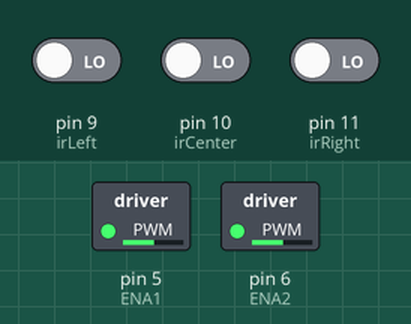
The sketch below on a simulated Arduino Uno, built with avr-gcc and run on an emulated ATmega328P. On the bench: switched loads named in the sketch (green lamp = pin HIGH). The inputs (shaded band) are chosen by the test bench; at power-on: pin 9 (irLeft) LOW, pin 10 (irCenter) LOW, pin 11 (irRight) LOW. Pins used as bus, display or sensor lines are not drawn.

Above: at 1.2 s.
1.3 s: pin 9 (irLeft) driven HIGH and pin 10 (irCenter) driven HIGH and pin 11 (irRight) driven HIGH
At 3.1 s:
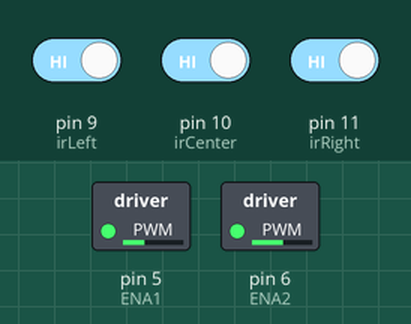
4.3 s: pin 10 (irCenter) driven LOW
At 6.5 s:
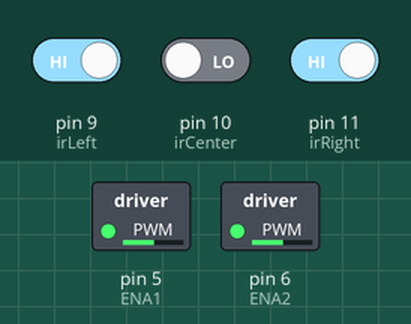
6.8 s: pin 10 (irCenter) driven HIGH
At 8.6 s:
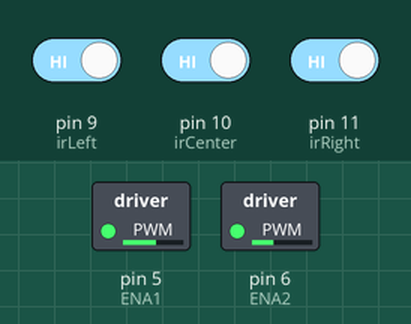
Timing chart, 0 to 12.4 s (numbered marks = the images above; inputs shaded):
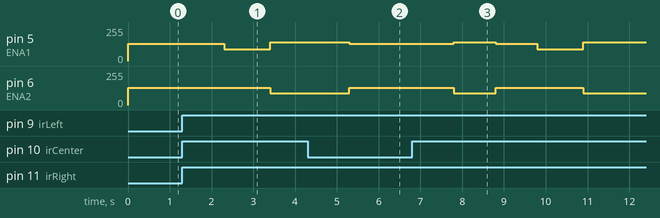

Measured:
- after the input at 1.3 s, pin 5 (ENA1): 130/255 → 90/255 after 1.0 s, → 140/255 1.1 s later; pin 6 (ENA2): 130/255 → 90/255 after 2.1 s
- after the input at 4.3 s, pin 5 (ENA1): 140/255 → 130/255 after 1.0 s; pin 6 (ENA2): 90/255 → 130/255 after 1.0 s
- after the input at 6.8 s, pin 5 (ENA1): 130/255 → 140/255 after 1.0 s, → 130/255 1.0 s later, → 90/255 1.0 s later, → 140/255 1.1 s later; pin 6 (ENA2): 130/255 → 90/255 after 1.0 s, → 130/255 1.0 s later, → 90/255 2.1 s later

The sketch:

New_line_following1.ino
```cpp
const int DC1in1 = 2;//leftwheel
const int DC1in2 = 4;
const int ENA1 = 5;
const int DC2in1 = 8;//rightwheel
const int DC2in2 = 7;
const int ENA2 = 6;
const int irRight = 11;
const int irLeft = 9;
const int irCenter = 10;

int n = 0;
int k = 1;

void setup() {

  pinMode(DC1in1, OUTPUT);
  pinMode(DC1in2, OUTPUT);
  pinMode(ENA1, OUTPUT);
  pinMode(DC2in1, OUTPUT);
  pinMode(DC2in2, OUTPUT);
  pinMode(ENA2, OUTPUT);

  pinMode(irRight, INPUT);
  pinMode(irLeft, INPUT);
  pinMode(irCenter, INPUT);

  //analogWrite(ENA1, 130);
  //analogWrite(ENA2, 130);
}

void loop(){
    n = n+1;
    do{

      Follow_foward();

      if((digitalRead(irLeft) == 1)&&(digitalRead(irCenter) == 1)&&(digitalRead(irRight) == 1)){

          //lifting function will be placed here

          Stop();
          delay(1000);

          //first stop and moves backward.
          if(n==1){
               do{
                    digitalWrite(DC1in1, HIGH);
                    digitalWrite(DC1in2, LOW);
                    digitalWrite(DC2in1, LOW);
                    digitalWrite(DC2in2, HIGH);
                    analogWrite(ENA1, 90);
                    analogWrite(ENA2, 130);
                    delay(100);
                    //Follow_backward(); //test this later
                    //delay(2000);
               }while((digitalRead(irLeft) == 0)&&(digitalRead(irCenter) == 0)&&(digitalRead(irRight) == 0));
               //while((digitalRead(irLeft) == 1)&&(digitalRead(irCenter) == 1)&&(digitalRead(irRight) == 1));  with follow_backward
               delay(1000);
               do{

                    digitalWrite(DC1in1, LOW);
                    digitalWrite(DC1in2, HIGH);
                    digitalWrite(DC2in1, HIGH);
                    digitalWrite(DC2in2, LOW);
                    analogWrite(ENA1, 140);
                    analogWrite(ENA2, 90);
                    delay(100);
               }while((digitalRead(irCenter) == 1));
               delay(1000);
               break;

          }
          //Second stop and make a turn
          if(n == 2){
              do{

                  analogWrite(ENA1, 140);
                  analogWrite(ENA2, 90);
                  digitalWrite(DC1in1, LOW);
                  digitalWrite(DC1in2, HIGH);
                  digitalWrite(DC2in1, LOW);
                  digitalWrite(DC2in2, HIGH);

                  //delay(100);

              }while((digitalRead(irLeft) == 0)&&(digitalRead(irCenter) == 1)&&(digitalRead(irRight) == 0));

              n= n-2;
              delay(1000);
              break;

          }


      }

    }while(k==1);

}


void pallet_out(){
//LIFTING MOTOR MOVES UP LITTLE BIT
//ex) 1cm up


}

void pallet_in(){

//lifting motor moves down a bit
//ex) 1cm down
}


void Follow_foward(){

   analogWrite(ENA1, 130);
   analogWrite(ENA2, 130);

   if((digitalRead(irLeft) == 0)&&(digitalRead(irCenter) == 1)&&(digitalRead(irRight) == 0)){forward();   }

   if((digitalRead(irLeft) == 1)&&(digitalRead(irCenter) == 1)&&(digitalRead(irRight) == 0)){ turnLeft_A(); }

   if((digitalRead(irLeft) == 1)&&(digitalRead(irCenter) == 0)&&(digitalRead(irRight) == 0)){ turnLeft_B(); }

   if((digitalRead(irLeft) == 0)&&(digitalRead(irCenter) == 1)&&(digitalRead(irRight) == 1)){ turnRight_A();}

   if((digitalRead(irLeft) == 0)&&(digitalRead(irCenter) == 0)&&(digitalRead(irRight) == 1)){ turnRight_B(); }

   if((digitalRead(irLeft) == 1)&&(digitalRead(irCenter) == 1)&&(digitalRead(irRight) == 1)){Stop();}

   if((digitalRead(irLeft) == 0)&&(digitalRead(irCenter) == 0)&&(digitalRead(irRight) == 0)){forward();}

}

//backward function not a perfect
void Follow_backward(){

   analogWrite(ENA1, 100);
   analogWrite(ENA2, 100);

   if((digitalRead(irLeft) == 0)&&(digitalRead(irCenter) == 1)&&(digitalRead(irRight) == 0)){ backward();   }

   if((digitalRead(irLeft) == 1)&&(digitalRead(irCenter) == 1)&&(digitalRead(irRight) == 0)){turnRight_A2();}

   if((digitalRead(irLeft) == 1)&&(digitalRead(irCenter) == 0)&&(digitalRead(irRight) == 0)){turnRight_B2();}


   if((digitalRead(irLeft) == 0)&&(digitalRead(irCenter) == 1)&&(digitalRead(irRight) == 1)){ turnLeft_A2();}

   if((digitalRead(irLeft) == 0)&&(digitalRead(irCenter) == 0)&&(digitalRead(irRight) == 1)){ turnLeft_B2(); }


   if((digitalRead(irLeft) == 1)&&(digitalRead(irCenter) == 1)&&(digitalRead(irRight) == 1)){ backward();}

   if((digitalRead(irLeft) == 0)&&(digitalRead(irCenter) == 0)&&(digitalRead(irRight) == 0)){backward();}

}

void whole_turn(){


  do{
    analogWrite(ENA1, 160);
    analogWrite(ENA2, 160);
    digitalWrite(DC1in1, HIGH);
    digitalWrite(DC1in2, LOW);
    digitalWrite(DC2in1, HIGH);
    digitalWrite(DC2in2, LOW);

    delay(10);

  }while((digitalRead(irLeft) == 0)&&(digitalRead(irCenter) == 1)&&(digitalRead(irRight) == 0));

  Stop();
  delay(1000);

}

void forward(){

    digitalWrite(DC1in1, LOW);
    digitalWrite(DC1in2, HIGH);
    digitalWrite(DC2in1, HIGH);
    digitalWrite(DC2in2, LOW);
    //analogWrite(ENA1, 180);
    //analogWrite(ENA2, 100);
}

void backward(){

    digitalWrite(DC1in1, HIGH);
    digitalWrite(DC1in2, LOW);
    digitalWrite(DC2in1, LOW);
    digitalWrite(DC2in2, HIGH);
    //analogWrite(ENA1, 200);
    //analogWrite(ENA2, 110);
}

void turnRight_A(){

    digitalWrite(DC1in1, LOW);
    digitalWrite(DC1in2, HIGH);
    digitalWrite(DC2in1, LOW);
    digitalWrite(DC2in2, LOW);
    analogWrite(ENA1, 150);
    //analogWrite(ENA2, 110);
}
void turnRight_B(){

    digitalWrite(DC1in1, LOW);
    digitalWrite(DC1in2, HIGH);
    digitalWrite(DC2in1, LOW);
    digitalWrite(DC2in2, HIGH);
    analogWrite(ENA1,130);
    analogWrite(ENA2, 130);
}

void turnLeft_A(){

    digitalWrite(DC1in1, LOW);
    digitalWrite(DC1in2, LOW);
    digitalWrite(DC2in1, HIGH);
    digitalWrite(DC2in2, LOW);
    //analogWrite(ENA1, 190);
    analogWrite(ENA2, 150);

}
void turnLeft_B(){

    digitalWrite(DC1in1, HIGH);
    digitalWrite(DC1in2, LOW);
    digitalWrite(DC2in1, HIGH);
    digitalWrite(DC2in2, LOW);
    analogWrite(ENA1, 130);
    analogWrite(ENA2, 130);

}

void Stop(){

    digitalWrite(DC1in1, LOW);
    digitalWrite(DC1in2, LOW);
    digitalWrite(DC2in1, LOW);
    digitalWrite(DC2in2, LOW);
    // analogWrite(ENA1, 85);
    //analogWrite(ENA2, 100);
}


//move backward
void forward2(){

    digitalWrite(DC1in1, HIGH);
    digitalWrite(DC1in2, LOW);
    digitalWrite(DC2in1, LOW);
    digitalWrite(DC2in2, HIGH);
    //analogWrite(ENA1, 200);
    //analogWrite(ENA2, 100);
}

void turnRight_A2(){

    digitalWrite(DC1in1, LOW);
    digitalWrite(DC1in2, LOW);
    digitalWrite(DC2in1, LOW);
    digitalWrite(DC2in2, HIGH);
    analogWrite(ENA1, 170);
    analogWrite(ENA2, 170);
}

void turnRight_B2(){

    digitalWrite(DC1in1, LOW);
    digitalWrite(DC1in2, HIGH);
    digitalWrite(DC2in1, LOW);
    digitalWrite(DC2in2, HIGH);
    analogWrite(ENA1, 200);
    analogWrite(ENA2, 170);
}

void turnLeft_A2(){

    digitalWrite(DC1in1, HIGH);
    digitalWrite(DC1in2, LOW); //LOW
    digitalWrite(DC2in1, LOW);
    digitalWrite(DC2in2, LOW);
    analogWrite(ENA1, 170);
    analogWrite(ENA2, 170);

}

void turnLeft_B2(){

    digitalWrite(DC1in1, HIGH);
    digitalWrite(DC1in2, LOW); //LOW
    digitalWrite(DC2in1, HIGH);
    digitalWrite(DC2in2, LOW);
    analogWrite(ENA1, 170);
    analogWrite(ENA2, 200);

}


/*TURNING PART
 *   delay(1000);
    do{
    digitalWrite(DC1in1, HIGH);
    digitalWrite(DC1in2, LOW);
    digitalWrite(DC2in1, HIGH);
    digitalWrite(DC2in2, LOW);
    analogWrite(ENA1, 110);
    analogWrite(ENA2, 110);
    delay(500);

  }while((digitalRead(irLeft) == 1)||(digitalRead(irRight) == 1));
  */
```
